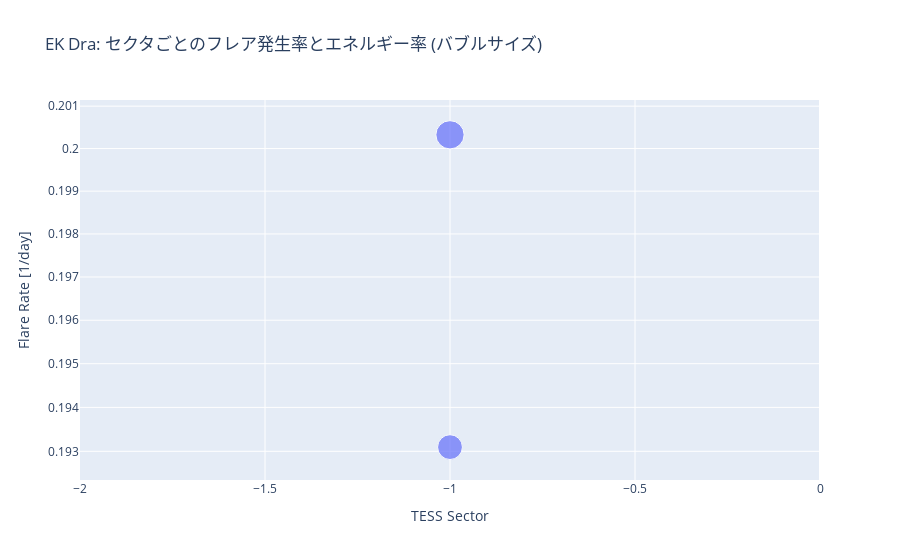

Notebook source saved alongside this figure:
### Markdown cell above
## 2. 単一恒星内のセクタ間比較（例：EK Dra）

まずは EK Dra だけを取り出し、セクタごとのフレア発生率とエネルギー率を
簡単な散布図で眺めてみます。

### Code cell
ek_df = summary_df[summary_df["star"] == "EK Dra"].copy()

if ek_df.empty:
    print("EK Dra のデータがありません。上のセルで summary_df を作成できているか確認してください。")
else:
    ek_df = ek_df.sort_values("sector")

    fig = px.scatter(
        ek_df,
        x="sector",
        y="flare_ratio",
        size="energy_ratio",
        hover_data=["data_name"],
        labels={"sector": "TESS Sector", "flare_ratio": "Flare Rate [1/day]"},
        title="EK Dra: セクタごとのフレア発生率とエネルギー率 (バブルサイズ)",
    )
    fig.update_yaxes(type="log")
    fig.show()

### Figure 1 — Plotly figure (JSON) as saved in the notebook; plotly's stock layout.template omitted (floating-point values rounded to 4 significant figures)
{"data": [{"customdata": [["tess2019198215352-s0014"], ["tess2019226182529-s0015"]], "hovertemplate": "TESS Sector=%{x}<br>Flare Rate [1/day]=%{y}<br>energy_ratio=%{marker.size}<br>data_name=%{customdata[0]}<extra></extra>", "legendgroup": "", "marker": {"color": "#636efa", "size": [3.204e+33, 4.16e+33], "sizemode": "area", "sizeref": 1.04e+31, "symbol": "circle"}, "mode": "markers", "name": "", "orientation": "v", "showlegend": false, "type": "scatter", "x": [-1, -1], "xaxis": "x", "y": [0.1931, 0.2003], "yaxis": "y"}], "layout": {"legend": {"itemsizing": "constant", "tracegroupgap": 0}, "title": {"text": "EK Dra: セクタごとのフレア発生率とエネルギー率 (バブルサイズ)"}, "xaxis": {"anchor": "y", "domain": [0, 1], "title": {"text": "TESS Sector"}}, "yaxis": {"anchor": "x", "domain": [0, 1], "title": {"text": "Flare Rate [1/day]"}, "type": "log"}}}
